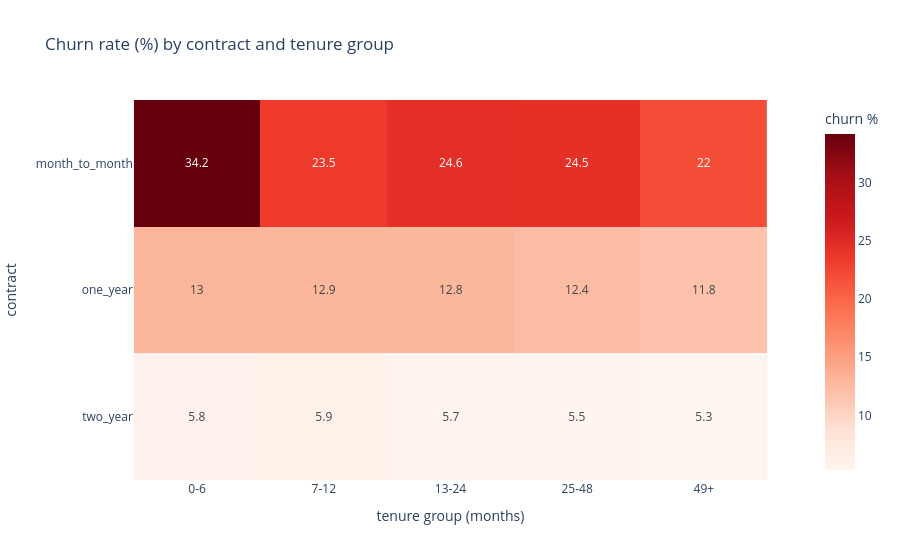

Write notebook code for a chart like this one.
### Code cell
segments = train_fe.pivot_table(index="contract", columns="tenure_group", values=target, aggfunc="mean") * 100
segments = segments[tenure_order]
fig = px.imshow(segments.round(1), text_auto=True, color_continuous_scale="Reds",
                labels={"x": "tenure group (months)", "y": "contract", "color": "churn %"},
                title="Churn rate (%) by contract and tenure group")
fig.show()
dashboard_figures.append(fig)
highest, lowest = segments.stack().idxmax(), segments.stack().idxmin()
dashboard_notes.append(f"Highest churn: {highest[0]} contracts in tenure group {highest[1]} months "
                       f"({segments.loc[highest]:.1f} %); lowest: {lowest[0]} in {lowest[1]} months "
                       f"({segments.loc[lowest]:.1f} %). Month-to-month customers are "
                       f"{(train_fe['contract'] == 'month_to_month').mean():.1%} of the training data.")

### Figure 1 — Plotly figure (JSON) as saved in the notebook; plotly's stock layout.template omitted (floating-point values rounded to 4 significant figures)
{"data": [{"coloraxis": "coloraxis", "hovertemplate": "tenure group (months): %{x}<br>contract: %{y}<br>churn %: %{z}<extra></extra>", "name": "0", "texttemplate": "%{z}", "type": "heatmap", "x": ["0-6", "7-12", "13-24", "25-48", "49+"], "xaxis": "x", "y": ["month_to_month", "one_year", "two_year"], "yaxis": "y", "z": [[34.2, 23.5, 24.6, 24.5, 22.0], [13.0, 12.9, 12.8, 12.4, 11.8], [5.8, 5.9, 5.7, 5.5, 5.3]]}], "layout": {"coloraxis": {"colorbar": {"title": {"text": "churn %"}}, "colorscale": [[0.0, "rgb(255,245,240)"], [0.125, "rgb(254,224,210)"], [0.25, "rgb(252,187,161)"], [0.375, "rgb(252,146,114)"], [0.5, "rgb(251,106,74)"], [0.625, "rgb(239,59,44)"], [0.75, "rgb(203,24,29)"], [0.875, "rgb(165,15,21)"], [1.0, "rgb(103,0,13)"]]}, "title": {"text": "Churn rate (%) by contract and tenure group"}, "xaxis": {"anchor": "y", "constrain": "domain", "domain": [0.0, 1.0], "scaleanchor": "y", "title": {"text": "tenure group (months)"}}, "yaxis": {"anchor": "x", "autorange": "reversed", "constrain": "domain", "domain": [0.0, 1.0], "title": {"text": "contract"}}}}
